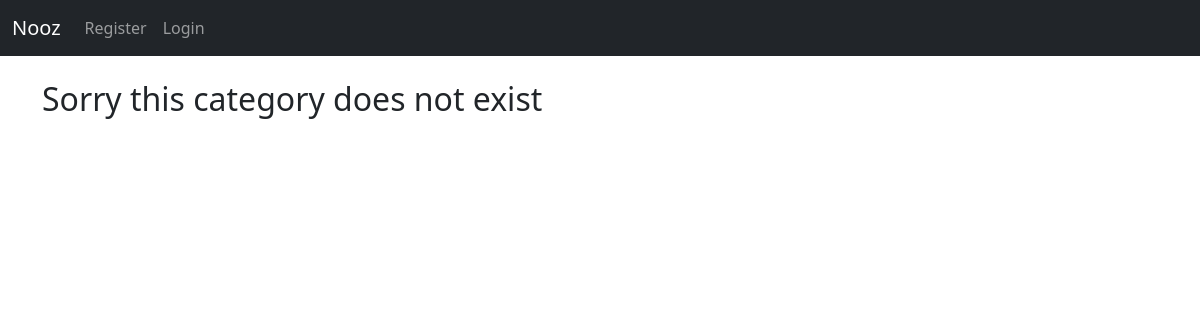
Page /category/Gaming/ on the earlier database version.
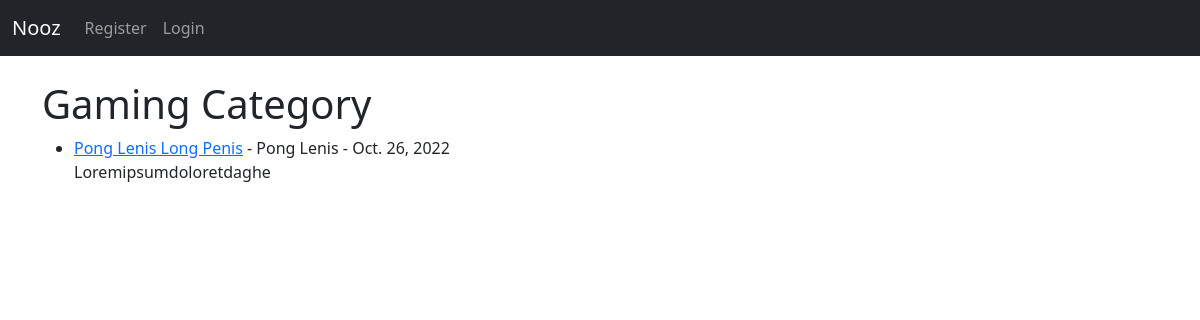
Same page on the later database version.
### nooz2/models.py (models this page shows, shortened)
class Post(models.Model):
    title = models.CharField(max_length=255)
    title_tag = models.CharField(max_length=255)
    description = models.CharField(max_length=50, default='Click above to read more')
    author = models.ForeignKey(User, on_delete=models.CASCADE)
    body = models.TextField()
    timestamp = models.DateField(auto_now_add=True)
    category = models.CharField(max_length=255, default='News')
    likes = models.ManyToManyField(User, related_name='post_user')

### nooz2/views.py (the view, shortened to what this page needs)
# urls.py: path('category/<str:cats>/', CategoryView, name="category"),
def CategoryView(request, cats):
    category_posts = Post.objects.filter(category=cats.replace('-', ' '))
    return render(request, 'categories.html', {'cats':cats.title().replace('-', ' '), 'category_posts':category_posts})

### templates/categories.html (shortened to what this page needs)
{% extends 'base.html' %}
{% block content %}
{% if category_posts %}
    <h1>{{ cats }} Category</h1>
    <ul>
    {% for post in category_posts %}
    <li><a href="{% url 'post-detail' post.pk %}">{{ post.title}}</a> -
        {{ post.author.first_name }}
        {{ post.author.last_name }} -
        {{ post.timestamp }}
    <br/>
        {{ post.body|slice:"150"|safe }}</li>
    {% endfor %}
    </ul>
{% else %}
    <h2>Sorry this category does not exist</h2>
{% endif %}
{% endblock %}

Differences in the rows shown:
added Post: category "Gaming", title "Pong Lenis Long Penis", author.first_name "Pong", author.last_name "Lenis", timestamp "Oct. 26, 2022", body "Loremipsumdoloretdaghe"
Other differences:
text no longer shown: "Sorry this category does not exist"
text now shown: "Category"
